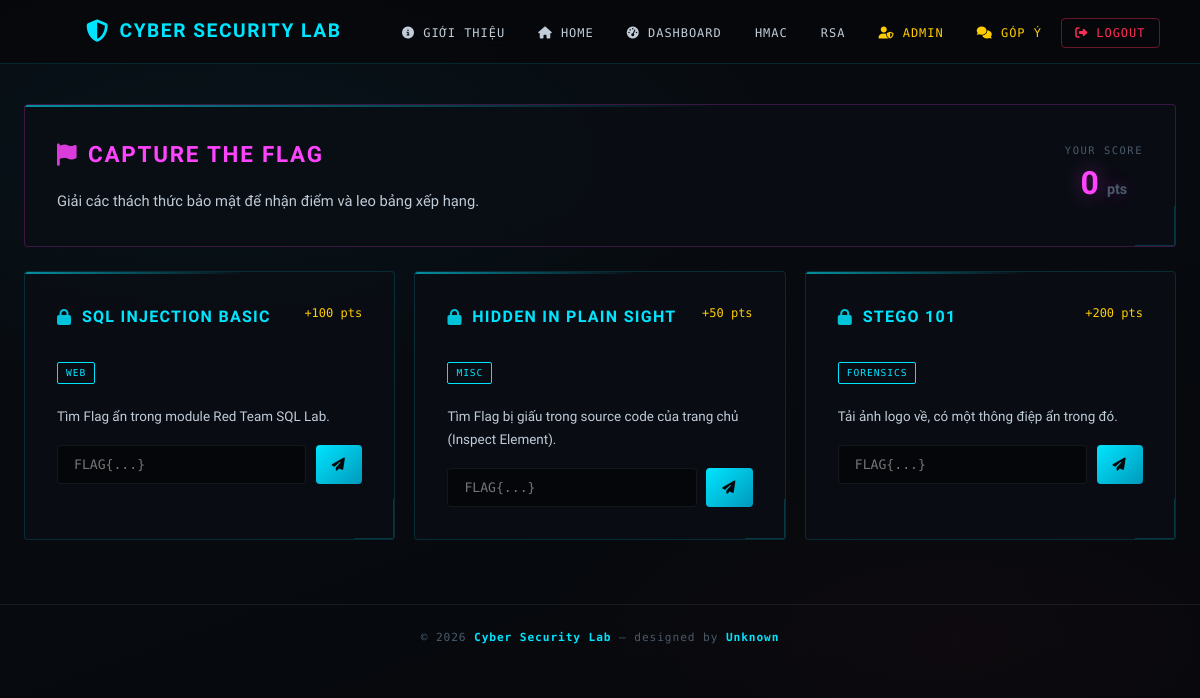
/ctf (signed in), run on the app's committed database.
### app.py (models this page shows)
class Challenge(db.Model):
    id = db.Column(db.Integer, primary_key=True)
    title = db.Column(db.String(100))
    description = db.Column(db.String(500))
    flag = db.Column(db.String(100))
    points = db.Column(db.Integer)
    category = db.Column(db.String(50))

### app.py (the view, shortened to what this page needs)
@app.route('/ctf', methods=['GET', 'POST'])
@login_required
def ctf():
    challenges = Challenge.query.all()
    solved_list = current_user.solved_challenges.split(',')
    return render_template('ctf.html', challenges=challenges, solved_list=solved_list, score=current_user.score)

### app.py (called while the page is built)
@login_manager.user_loader
def load_user(user_id):
    return db.session.get(User, int(user_id))

### templates/ctf.html (shortened to what this page needs)
{% extends "base.html" %}
{% block content %}
<div class="tool-box" style="border-color:rgba(255,68,255,.2);display:flex;justify-content:space-between;align-items:center;flex-wrap:wrap;gap:1rem;">
  <div>
    <h2 style="color:#ff44ff;"><i class="fa-solid fa-flag"></i> Capture The Flag</h2>
    <p>Giải các thách thức bảo mật để nhận điểm và leo bảng xếp hạng.</p>
  </div>
  <div style="text-align:center;">
    <div style="font-family:var(--mono);font-size:.65rem;letter-spacing:.15em;color:var(--text-dim);">YOUR SCORE</div>
    <div style="font-size:2rem;font-weight:800;color:#ff44ff;text-shadow:0 0 20px rgba(255,68,255,.4);">{{ score }} <span style="font-size:.9rem;color:var(--text-dim);">pts</span></div>
  </div>
</div>
<div style="display:grid;grid-template-columns:repeat(auto-fill,minmax(300px,1fr));gap:1.2rem;margin-top:0;">
  {% for chal in challenges %}
  {% set solved = chal.id|string in solved_list %}
  <div class="tool-box" style="margin-bottom:0;border-color:{% if solved %}rgba(0,255,136,.3){% else %}var(--border){% endif %};position:relative;">
    <div style="display:flex;justify-content:space-between;align-items:flex-start;margin-bottom:.8rem;">
      <h2 style="font-size:1rem;color:{% if solved %}var(--c3){% else %}var(--c){% endif %};">
        <i class="fa-solid fa-{% if solved %}check-circle{% else %}lock{% endif %}"></i> {{ chal.title }}
      </h2>
      <span style="font-family:var(--mono);font-size:.75rem;color:var(--c4);flex-shrink:0;margin-left:.5rem;">+{{ chal.points }} pts</span>
    </div>
    <span class="badge badge-cyan" style="margin-bottom:.8rem;">{{ chal.category }}</span>
    <p style="font-size:.84rem;margin:.6rem 0 1rem;">{{ chal.description }}</p>
    {% if solved %}
      <button disabled style="width:100%;background:rgba(0,255,136,.1);color:var(--c3);border:1px solid rgba(0,255,136,.3);cursor:not-allowed;filter:none;transform:none;">
        <i class="fa-solid fa-check"></i> Đã giải xong
      </button>
    {% else %}
      <form method="POST">
        <div style="display:flex;gap:.6rem;">
          <input type="text" name="flag" placeholder="FLAG{...}" required style="flex:1;margin:0;">
          <button type="submit" style="flex-shrink:0;padding:.65rem 1rem;"><i class="fa-solid fa-paper-plane"></i></button>
        </div>
      </form>
    {% endif %}
  </div>
  {% endfor %}
</div>
{% endblock %}

### static/style.css (style rules this page uses)
:root { --c: #00e5ff; --c-dim: #0099bb; --c-glow: rgba(0,229,255,.3); --c-faint: rgba(0,229,255,.06); --c2: #ff2d55; --c2-glow: rgba(255,45,85,.3); --c3: #00ff88; --c4: #ffcc00; --bg: #06080b; --bg2: #0a0e14; --panel: rgba(10,14,20,.9); --border: rgba(0,229,255,.15); --border2: rgba(255,255,255,.07); --text: #c0ccd8; --text-dim:#4a5a6a; --mono: 'DM Mono', monospace; --display: 'Oxanium', sans-serif; --radius: 4px; --nav-h: 64px; }
*, *::before, *::after { box-sizing: border-box; margin: 0; padding: 0; }
html { scroll-behavior: smooth; }
body { font-family: var(--display); background: var(--bg); color: var(--text); min-height: 100vh; overflow-x: hidden; line-height: 1.6; }
body::before { content: ''; position: fixed; inset: 0; background: repeating-linear-gradient( 0deg, transparent, transparent 3px, rgba(0,0,0,.08) 3px, rgba(0,0,0,.08) 4px ); pointer-events: none; z-index: 1; animation: scanMove 12s linear infinite; }
.tool-box { background: var(--panel); border: 1px solid var(--border); border-radius: var(--radius); padding: 2rem; margin-bottom: 1.5rem; position: relative; overflow: hidden; backdrop-filter: blur(12px); transition: border-color .3s, box-shadow .3s; }
.tool-box::before { content: ''; position: absolute; top: 0; left: 0; width: 100%; height: 2px; background: linear-gradient(90deg, var(--c), transparent 60%); opacity: .6; }
.tool-box::after { content: ''; position: absolute; bottom: 0; right: 0; width: 40px; height: 40px; border-right: 1px solid rgba(0,229,255,.2); border-bottom: 1px solid rgba(0,229,255,.2); pointer-events: none; }
.tool-box h2 { font-family: var(--display); font-size: 1.4rem; font-weight: 700; letter-spacing: .08em; text-transform: uppercase; color: var(--c); margin-bottom: 1rem; display: flex; align-items: center; gap: .6rem; }
.tool-box h2 i { opacity: .85; }
.tool-box p { font-size: .92rem; color: var(--text); line-height: 1.7; }
input[type="text"], input[type="password"], input[type="email"], input[type="number"], input[type="file"], textarea, select { width: 100%; padding: .7rem 1rem; background: rgba(0,0,0,.5); border: 1px solid var(--border2); border-radius: var(--radius); color: var(--text); font-family: var(--mono); font-size: .82rem; outline: none; transition: border-color .2s, box-shadow .2s; box-sizing: border-box; }
button, .btn { display: inline-flex; align-items: center; justify-content: center; gap: .5rem; padding: .7rem 1.4rem; border: none; border-radius: var(--radius); background: linear-gradient(135deg, var(--c) 0%, var(--c-dim) 100%); color: #06080b; font-family: var(--display); font-size: .82rem; font-weight: 700; letter-spacing: .1em; text-transform: uppercase; text-decoration: none; cursor: pointer; transition: filter .2s, transform .2s, box-shadow .2s; white-space: nowrap; }
.badge { display: inline-block; font-family: var(--mono); font-size: .6rem; padding: 2px 8px; border-radius: 2px; border: 1px solid; letter-spacing: .1em; text-transform: uppercase; }
.badge-cyan { border-color: var(--c); color: var(--c); }

### data on the page
Challenge: title "SQL INJECTION BASIC", points "100", category "WEB", description "Tìm Flag ẩn trong module Red Team SQL Lab."
Challenge: title "HIDDEN IN PLAIN SIGHT", points "50", category "MISC", description "Tìm Flag bị giấu trong source code của trang chủ (Inspect Element)."
Challenge: title "STEGO 101", points "200", category "FORENSICS", description "Tải ảnh logo về, có một thông điệp ẩn trong đó."

### other printed values
{{ score }} "0"
